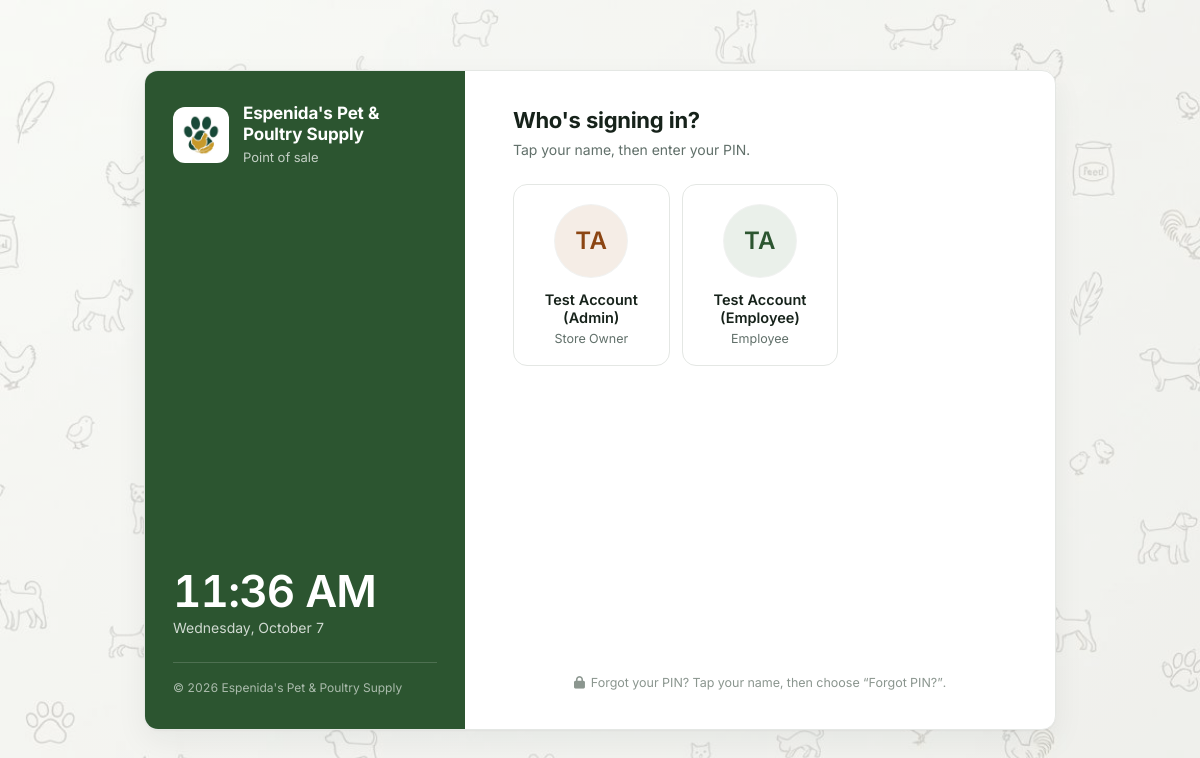
Screenshot of /Login.php with the database file from the repository.
### tables this page shows
CREATE TABLE `users` (
  `id` int(10) unsigned NOT NULL AUTO_INCREMENT,
  `first_name` varchar(50) NOT NULL,
  `last_name` varchar(50) NOT NULL,
  `email` varchar(100) NOT NULL,
  `pin` varchar(255) NOT NULL,
  `recovery_pin` varchar(255) DEFAULT NULL,
  `role` enum('owner','employee') NOT NULL DEFAULT 'employee',
  `position` varchar(100) DEFAULT NULL,
  `avatar` varchar(255) DEFAULT NULL,
  `is_active` tinyint(1) NOT NULL DEFAULT 1,
  `created_at` datetime NOT NULL DEFAULT current_timestamp(),
  `updated_at` datetime NOT NULL DEFAULT current_timestamp() ON UPDATE current_timestamp(),
  PRIMARY KEY (`id`)
);

### Login.php (the view, shortened to what this page needs)
<?php
require_once __DIR__ . '/includes/avatar.php';
$host = 'localhost';
$dbname = 'espenida_pos';
$username = 'root';
$password = '';
$users = [];
$db_error = null;
try {
    $db = new PDO("mysql:host=$host;dbname=$dbname", $username, $password);
    $db->setAttribute(PDO::ATTR_ERRMODE, PDO::ERRMODE_EXCEPTION);
    $db->setAttribute(PDO::ATTR_DEFAULT_FETCH_MODE, PDO::FETCH_ASSOC);
    $query = "SELECT * FROM users WHERE is_active = 1 ORDER BY
              CASE WHEN role = 'owner' THEN 1 ELSE 2 END,
              first_name ASC";
    $stmt = $db->prepare($query);
    $stmt->execute();
    $users = $stmt->fetchAll();
} catch (PDOException $e) {
    error_log('Login database connection failed: ' . $e->getMessage());
    $db_error = 'The database is unavailable. Login is disabled until the connection is restored.';
    $users = [];
}
?>
<!DOCTYPE html>
<html lang="en">
<head>
    <link href="https://cdn.jsdelivr.net/npm/bootstrap@5.3.2/dist/css/bootstrap.min.css" rel="stylesheet">
    <link rel="stylesheet" href="https://cdnjs.cloudflare.com/ajax/libs/font-awesome/6.4.0/css/all.min.css">
    <link rel="stylesheet" href="assets/css/loginCSS.css?v=<?= filemtime(__DIR__ . '/assets/css/loginCSS.css') ?>">
</head>
<body>
    <main class="lg-shell">
        <div class="lg-card">
            <aside class="lg-brand">
                <div class="lg-brand-id">
                    <span class="lg-mark"><img src="assets/images/favicon-192x192.png" alt=""></span>
                    <div>
                        <p class="lg-store">Espenida's Pet &amp; Poultry Supply</p>
                        <p class="lg-store-sub">Point of sale</p>
                    </div>
                </div>
                <div class="lg-clock">
                    <span class="lg-time" id="lgTime"><?= date('g:i A') ?></span>
                    <span class="lg-date" id="lgDate"><?= date('l, F j') ?></span>
                </div>
                <p class="lg-brand-foot">&copy; <?= date('Y') ?> Espenida's Pet &amp; Poultry Supply</p>
            </aside>
            <section class="lg-panel">
                <form id="loginForm" method="POST" action="" autocomplete="off">
                    <div class="lg-step" id="lgStepPick">
                        <h1 class="lg-title">Who's signing in?</h1>
                        <p class="lg-sub">Tap your name, then enter your PIN.</p>
                        <?php if ($users): ?>
                            <div class="lg-accounts">
                                <?php foreach ($users as $user):
                                    $full_name = $user['first_name'] . ' ' . $user['last_name'];
                                    $is_owner  = $user['role'] === 'owner';
                                    $position  = trim((string)$user['position']) ?: ($is_owner ? 'Owner' : 'Employee'); ?>
                                    <button type="button" class="account-card<?= $is_owner ? ' is-owner' : '' ?>"
                                        data-user-id="<?= (int)$user['id'] ?>"
                                        data-user-name="<?= htmlspecialchars($full_name) ?>"
                                        data-user-role="<?= htmlspecialchars($user['role']) ?>"
                                        data-user-position="<?= htmlspecialchars($position) ?>">
                                        <?= user_avatar_html($user['avatar'] ?? null, $user['first_name'], $user['last_name'], 'lg-avatar') ?>
                                        <span class="lg-acc-name"><?= htmlspecialchars($full_name) ?></span>
                                        <span class="lg-acc-pos"><?= htmlspecialchars($position) ?></span>
                                    </button>
                                <?php endforeach; ?>
                            </div>
                        <?php elseif (!isset($db_error)): ?>
                            <p class="lg-empty">No active accounts. Ask the store owner to reactivate yours.</p>
                        <?php endif; ?>
                        <p class="lg-help"><i class="fas fa-lock" aria-hidden="true"></i>Forgot your PIN? Tap your name, then choose “Forgot PIN?”.</p>
                    </div>
                </form>
            </section>
        </div>
    </main>
</body>
</html>

### includes/avatar.php (shortened to what this page needs)
<?php
if (!function_exists('user_avatar_html')) {
    function user_avatar_html(?string $avatar, string $first, string $last, string $class = ''): string
    {
        $initials = strtoupper(substr($first, 0, 1) . substr($last, 0, 1)) ?: '?';
        $ok = $avatar && strpos($avatar, 'assets/uploads/avatars/') === 0 && is_file(__DIR__ . '/../' . $avatar);
        $inner = $ok
            ? '<img src="' . htmlspecialchars($avatar) . '" alt="">'
            : htmlspecialchars($initials);
        return '<span class="' . htmlspecialchars($class) . '" aria-hidden="true">' . $inner . '</span>';
    }
}

### assets/css/LoginCSS.css (style rules this page uses)
:root { --brand: #2c5530; --brand-strong: #1f3d23; --brand-tint: #eaf0ea; --accent: #8B4513; --accent-tint: #f5ede6; --ink: #16221a; --ink-muted: #61706a; --ink-subtle: #8b968f; --line: #e4e7e4; --line-strong: #cfd4cf; --canvas: #f6f7f6; --surface: #ffffff; --negative: #b42318; --negative-tint: #fef3f2; --r-sm: 8px; --r-md: 10px; --r-lg: 14px; --green-dark: #1f3d23; --green-mid: #2c5530; --gold: #c9a227; --white: #ffffff; --text-muted: #61706a; --radius-sm: 8px; }
*, *::before, *::after { box-sizing: border-box; }
body { margin: 0; font-family: 'Inter', system-ui, -apple-system, 'Segoe UI', sans-serif; background: var(--canvas); color: var(--ink); min-height: 100vh; min-height: 100dvh; display: flex; overflow-x: hidden; -webkit-text-size-adjust: 100%; font-variant-numeric: tabular-nums; }
body::before { content: ''; position: fixed; inset: 0; z-index: 0; pointer-events: none; background: radial-gradient(ellipse 60% 70% at 50% 50%, rgba(246, 247, 246, 0.75) 0%, rgba(246, 247, 246, 0.35) 55%, rgba(246, 247, 246, 0) 100%), url('../images/login-pattern.jpg') center / cover no-repeat; opacity: 0.6; }
p, h1 { margin: 0; }
.lg-shell { position: relative; z-index: 1; width: 100%; max-width: 960px; margin: auto; padding: 24px; padding-left: max(24px, env(safe-area-inset-left)); padding-right: max(24px, env(safe-area-inset-right)); padding-bottom: max(24px, env(safe-area-inset-bottom)); }
.lg-card { display: grid; grid-template-columns: 320px 1fr; min-height: 660px; background: var(--surface); border: 1px solid var(--line); border-radius: var(--r-lg); box-shadow: 0 1px 2px rgba(22, 34, 26, 0.04), 0 12px 32px rgba(22, 34, 26, 0.06); overflow: hidden; }
.lg-brand { display: flex; flex-direction: column; gap: 24px; padding: 32px 28px; background: var(--brand); color: #fff; }
.lg-brand-id { display: flex; align-items: center; gap: 14px; }
.lg-mark { width: 56px; height: 56px; flex-shrink: 0; display: inline-flex; align-items: center; justify-content: center; border-radius: 12px; background: #fff; }
.lg-mark img { width: 44px; height: 44px; object-fit: contain; }
.lg-store { font-size: 17px; font-weight: 700; line-height: 1.25; letter-spacing: -0.01em; }
.lg-store-sub { margin-top: 2px; font-size: 13px; color: rgba(255, 255, 255, 0.72); }
.lg-clock { margin-top: auto; display: flex; flex-direction: column; gap: 4px; }
.lg-time { font-size: 44px; font-weight: 600; line-height: 1; letter-spacing: -0.02em; }
.lg-date { font-size: 14px; color: rgba(255, 255, 255, 0.78); }
.lg-brand-foot { padding-top: 16px; border-top: 1px solid rgba(255, 255, 255, 0.16); font-size: 12px; color: rgba(255, 255, 255, 0.6); }
.lg-panel { display: flex; flex-direction: column; min-width: 0; padding: 36px 48px; }
.lg-panel form { flex: 1; display: flex; flex-direction: column; }
#lgStepPick { flex: 1; display: flex; flex-direction: column; }
#lgStepPick .lg-help { margin-top: auto; padding-top: 28px; text-align: center; }
.lg-title { font-size: 22px; font-weight: 700; line-height: 1.25; letter-spacing: -0.015em; color: var(--ink); }
.lg-sub { margin-top: 4px; font-size: 14px; color: var(--ink-muted); }
.lg-accounts { display: grid; grid-template-columns: repeat(auto-fill, minmax(148px, 1fr)); gap: 12px; margin-top: 24px; }
.account-card { display: flex; flex-direction: column; align-items: center; gap: 2px; min-width: 0; padding: 20px 12px 16px; border: 1px solid var(--line); border-radius: var(--r-lg); background: var(--surface); color: var(--ink); font: inherit; text-align: center; cursor: pointer; touch-action: manipulation; -webkit-tap-highlight-color: transparent; transition: border-color 0.15s ease, background-color 0.15s ease, box-shadow 0.15s ease; }
.lg-acc-name { max-width: 100%; margin-top: 12px; font-size: 14.5px; font-weight: 600; line-height: 1.3; overflow-wrap: anywhere; }
.lg-acc-pos { max-width: 100%; font-size: 12.5px; color: var(--ink-muted); white-space: nowrap; overflow: hidden; text-overflow: ellipsis; }
.lg-avatar { width: 72px; height: 72px; flex-shrink: 0; display: inline-flex; align-items: center; justify-content: center; border-radius: 50%; overflow: hidden; background: var(--brand-tint); color: var(--brand); font-size: 24px; font-weight: 600; letter-spacing: 0.02em; box-shadow: 0 0 0 1px rgba(22, 34, 26, 0.06); }
.is-owner .lg-avatar, .lg-avatar.is-owner { background: var(--accent-tint); color: var(--accent); }
.lg-help { margin-top: 20px; font-size: 12.5px; color: var(--ink-subtle); }
.lg-help i { margin-right: 6px; }

### rows the page displays
users: initials "TA", full_name "Test Account (Admin)", position "Store Owner"
users: initials "TA", full_name "Test Account (Employee)", position "Employee"
